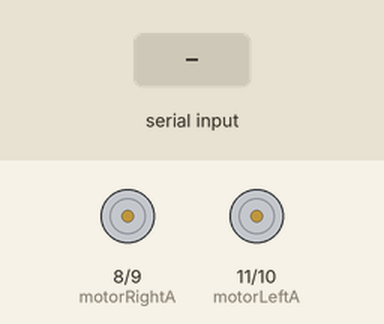
The sketch below on a simulated Arduino Uno, built with avr-gcc and run on an emulated ATmega328P. Parts: motor-driver pin pairs drawn as motors (green arrow = first pin HIGH = forward, orange = second pin HIGH = backward, longer = more drive). Inputs (shaded band) come from the test bench.

Above: at 1.2 s.
1.3 s: "F" received over Serial
At 2.0 s:
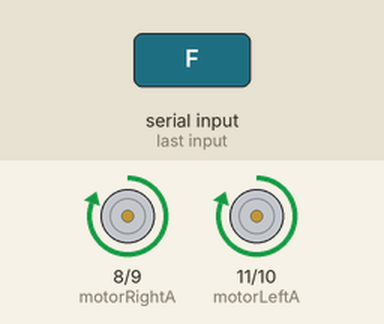
2.8 s: "R" received over Serial
At 3.2 s:
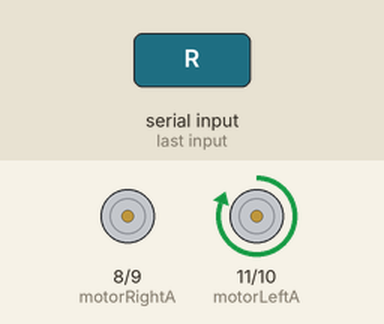
4.3 s: "L" received over Serial
At 5.5 s:
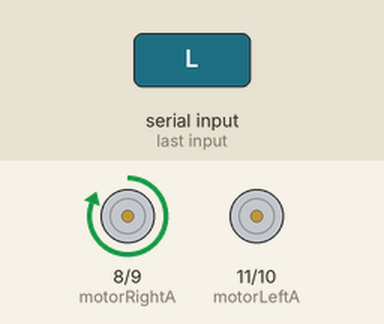
5.8 s: "I" received over Serial
At 6.7 s:
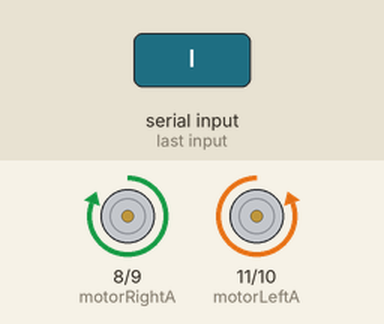
7.3 s: "G" received over Serial
At 7.8 s:
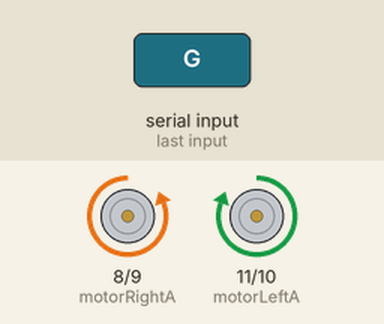
8.8 s: "B" received over Serial
At 10.2 s:
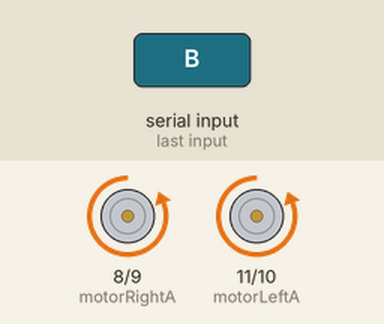
Timing chart, 0 to 11.3 s (numbered marks = the images above; inputs shaded):
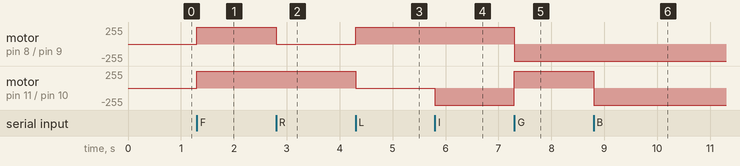

Measured:
- after the input at 1.3 s, motor on pin 8 (motorRightA) / pin 9 (motorRightB), motor on pin 11 (motorLeftA) / pin 10 (motorLeftB): stopped → forward 255/255 at once
- after the input at 2.8 s, motor on pin 8 (motorRightA) / pin 9 (motorRightB): forward 255/255 → stopped at once
- after the input at 4.3 s, motor on pin 8 (motorRightA) / pin 9 (motorRightB): stopped → forward 255/255 at once; motor on pin 11 (motorLeftA) / pin 10 (motorLeftB): forward 255/255 → stopped at once
- after the input at 5.8 s, motor on pin 11 (motorLeftA) / pin 10 (motorLeftB): stopped → backward 255/255 at once
- after the input at 7.3 s, motor on pin 8 (motorRightA) / pin 9 (motorRightB): forward 255/255 → backward 255/255 at once; motor on pin 11 (motorLeftA) / pin 10 (motorLeftB): backward 255/255 → forward 255/255 at once
- after the input at 8.8 s, motor on pin 11 (motorLeftA) / pin 10 (motorLeftB): forward 255/255 → backward 255/255 at once

The sketch:

soccer_bot_code.ino
```cpp
int motorRightA = 8;    //Right Motor-clockwise
int motorRightB = 9;   //Right Motor-anticlockwise
int motorLeftA = 11;    //Left Motor-clockwise
int motorLeftB = 10;    //Left Motor-clockwise
char bt = 0;       //Bluetooth Control
void setup()
{
  pinMode (motorRightA, OUTPUT);
  pinMode(motorRightB, OUTPUT);
  pinMode(motorLeftA, OUTPUT);
  pinMode(motorLeftB, OUTPUT);
  Serial.begin(9600);
}
void loop(){
  control();
}

// All the Controls of the Soccer Bot
void control() {
  if (Serial.available() > 0)
  {
    bt = Serial.read();
    if (bt == 'F')       //move forwards
    {
      digitalWrite(motorRightA, HIGH);
      digitalWrite(motorLeftA,  HIGH);
      digitalWrite(motorRightB,LOW);
      digitalWrite(motorLeftB,LOW);
    }

    else if (bt == 'S')     //stop!
    {
      digitalWrite(motorRightA, LOW);
      digitalWrite(motorRightB, LOW);
      digitalWrite(motorLeftA, LOW);
      digitalWrite(motorLeftB, LOW);
    }
    else if (bt == 'R')    //right
    {
      digitalWrite(motorRightA, LOW);
      digitalWrite(motorRightB, LOW);
      digitalWrite(motorLeftA, HIGH);
      digitalWrite(motorLeftB, LOW);
    }
    else if (bt == 'L')     //left
    {
      digitalWrite(motorRightA, HIGH);
      digitalWrite(motorRightB, LOW);
      digitalWrite(motorLeftA, LOW);
      digitalWrite(motorLeftB, LOW);
    }
    else if (bt == 'I')    //forward right
    {
      digitalWrite(motorRightA, HIGH);
      digitalWrite(motorRightB, LOW);
      digitalWrite(motorLeftA, LOW);
      digitalWrite(motorLeftB, HIGH);
    }
    else if (bt == 'G')    //forward left
    {
      digitalWrite(motorRightA, LOW);
      digitalWrite(motorRightB, HIGH);
      digitalWrite(motorLeftA, HIGH);
      digitalWrite(motorLeftB, LOW);
    }
    else if (bt == 'B')       //move backwards
    {
      digitalWrite(motorRightB, HIGH);
      digitalWrite(motorLeftB, HIGH);
      digitalWrite(motorRightA,LOW);
      digitalWrite(motorLeftA,LOW);

    }
    else if (bt == 'C')    //backward left
    {
      digitalWrite(motorRightA, HIGH);
      digitalWrite(motorRightB, LOW);
      digitalWrite(motorLeftA, LOW);
      digitalWrite(motorLeftB, HIGH);
    }
    else if (bt == 'D')    //backward right
    {
      digitalWrite(motorRightA, LOW);
      digitalWrite(motorRightB, HIGH);
      digitalWrite(motorLeftA,  HIGH);
      digitalWrite(motorLeftB, LOW);
    }
  }
}
```
